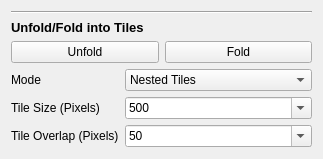
      <widget class="QWidget" name="tab_17">
       <attribute name="title">
        <string>Fold/Unfold</string>
       </attribute>
       <layout class="QVBoxLayout" name="verticalLayout_24">
        <item>
         <widget class="Line" name="line_28">
          <property name="orientation">
           <enum>Qt::Horizontal</enum>
          </property>
         </widget>
        </item>
        <item>
         <widget class="QLabel" name="label_57">
          <property name="font">
           <font>
            <pointsize>10</pointsize>
            <weight>75</weight>
            <bold>true</bold>
           </font>
          </property>
          <property name="text">
           <string>Unfold/Fold into Tiles</string>
          </property>
         </widget>
        </item>
        <item>
         <layout class="QGridLayout" name="gridLayout_8">
          <item row="0" column="0">
           <widget class="QPushButton" name="unfold">
            <property name="text">
             <string>Unfold</string>
            </property>
           </widget>
          </item>
          <item row="0" column="1">
           <widget class="QPushButton" name="fold">
            <property name="text">
             <string>Fold</string>
            </property>
           </widget>
          </item>
         </layout>
        </item>
        <item>
         <layout class="QFormLayout" name="formLayout_3">
          <item row="1" column="0">
           <widget class="QLabel" name="label_58">
            <property name="text">
             <string>Tile Size (Pixels)</string>
            </property>
           </widget>
          </item>
          <item row="1" column="1">
           <widget class="QComboBox" name="unfold_tile_size">
            <property name="editable">
             <bool>true</bool>
            </property>
            <property name="currentIndex">
             <number>3</number>
            </property>
            <item>
             <property name="text">
              <string>100</string>
             </property>
            </item>
            <item>
             <property name="text">
              <string>200</string>
             </property>
            </item>
            <item>
             <property name="text">
              <string>300</string>
             </property>
            </item>
            <item>
             <property name="text">
              <string>500</string>
             </property>
            </item>
            <item>
             <property name="text">
              <string>1000</string>
             </property>
            </item>
           </widget>
          </item>
          <item row="2" column="0">
           <widget class="QLabel" name="label_59">
            <property name="text">
             <string>Tile Overlap (Pixels)</string>
            </property>
           </widget>
          </item>
          <item row="2" column="1">
           <widget class="QComboBox" name="unfold_tile_overlap">
            <property name="editable">
             <bool>true</bool>
            </property>
            <property name="currentIndex">
             <number>3</number>
            </property>
            <item>
             <property name="text">
              <string>10</string>
             </property>
            </item>
            <item>
             <property name="text">
              <string>20</string>
             </property>
            </item>
            <item>
             <property name="text">
              <string>30</string>
             </property>
            </item>
            <item>
             <property name="text">
              <string>50</string>
             </property>
            </item>
            <item>
             <property name="text">
              <string>100</string>
             </property>
            </item>
           </widget>
          </item>
          <item row="0" column="0">
           <widget class="QLabel" name="label_62">
            <property name="text">
             <string>Mode</string>
            </property>
           </widget>
          </item>
          <item row="0" column="1">
           <widget class="QComboBox" name="unfold_mode">
            <item>
             <property name="text">
              <string>Nested Tiles</string>
             </property>
            </item>
            <item>
             <property name="text">
              <string>Smaller Images (Extra FOVs)</string>
             </property>
            </item>
           </widget>
          </item>
         </layout>
        </item>
        <item>
         <spacer name="verticalSpacer_38">
          <property name="orientation">
           <enum>Qt::Vertical</enum>
          </property>
          <property name="sizeHint" stdset="0">
           <size>
            <width>20</width>
            <height>1</height>
           </size>
          </property>
         </spacer>
        </item>
       </layout>
      </widget>
